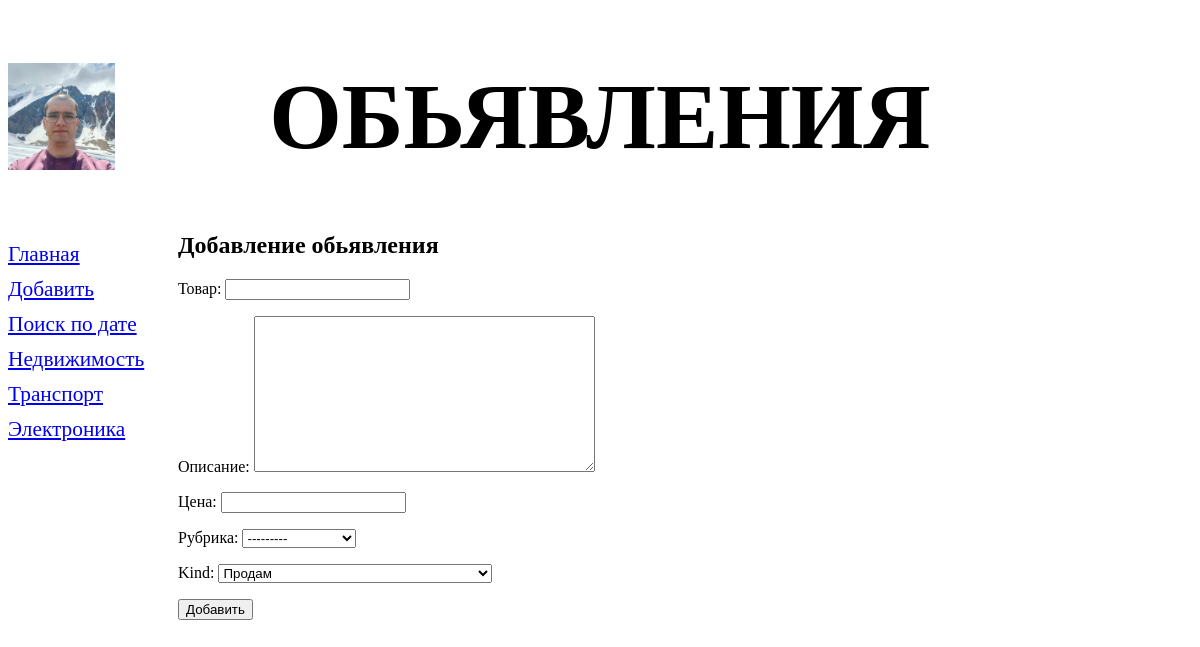
The page /bboard/add/ on the database its author committed.
### bboard/models.py (models this page shows)
class Rubric(models.Model):
    name = models.CharField(max_length=20, db_index=True, verbose_name = 'Название')
    def __str__(self):
        return self.name
    class Meta:
        verbose_name_plural = 'Рубрики'
        verbose_name = 'Рубрика'
        ordering = ['name']

### bboard/views.py (the view)
# urls.py: path('add/', BbCreateView.as_view(), name='add'),
class BbCreateView(CreateView):
    template_name = 'bboard/create.html'
    form_class = BbForm
    success_url = reverse_lazy('index')
    def get_context_data(self, **kwargs):
        context = super().get_context_data(**kwargs)
        context['rubrics'] = Rubric.objects.all()
        return context

### bboard/forms.py
class BbForm(forms.ModelForm):
    class Meta:
        model = Bb
        fields = ('title', 'content', 'price', 'rubric', 'kind')

### bboard/templates/bboard/create.html (shortened to what this page needs)
{% extends "layout/basic.html" %}
{% block content %}
<h2>Добавление обьявления</h2>
<form method="post">
    {{ form.as_p }}
    <input type="submit" value="Добавить">
</form>
{% endblock %}

### bboard/templates/layout/basic.html (shortened to what this page needs)
{% load static %}
<!DOCTYPE html>
<html lang="en">
    <head>
        <link rel="stylesheet" type="text/css" href="{% static 'bboard/style.css' %}">
    </head>
    <body>
        <header>
            <h1>Обьявления</h1>
        </header>
        <nav>
            <a href="{% url 'index' %}">Главная</a>
            <a href="{% url 'add' %}">Добавить</a>
            <a href="{% url 'search' %}">Поиск по дате</a>
            {% for rubric in rubrics %}
            <a href="{% url 'by_rubric' rubric.pk %}">{{ rubric.name }}</a>
            {% endfor %}
        </nav>
        <section>
        {% block content %}
        {% endblock %}
        </section>
    </body>
</html>

### bboard/static/bboard/style.css (style rules this page uses)
header h1 { font-size:70pt; text-transform: uppercase; text-align: center; background: url('1.jpg') left / auto 100% no-repeat; }
nav { font-size: 16pt; width: 150px; float: left; }
nav a { display: block; margin: 10px 0px; }
section { margin-left: 170px; }

### rows shown on the page
Rubric: name "Недвижимость"
Rubric: name "Транспорт"
Rubric: name "Электроника"
